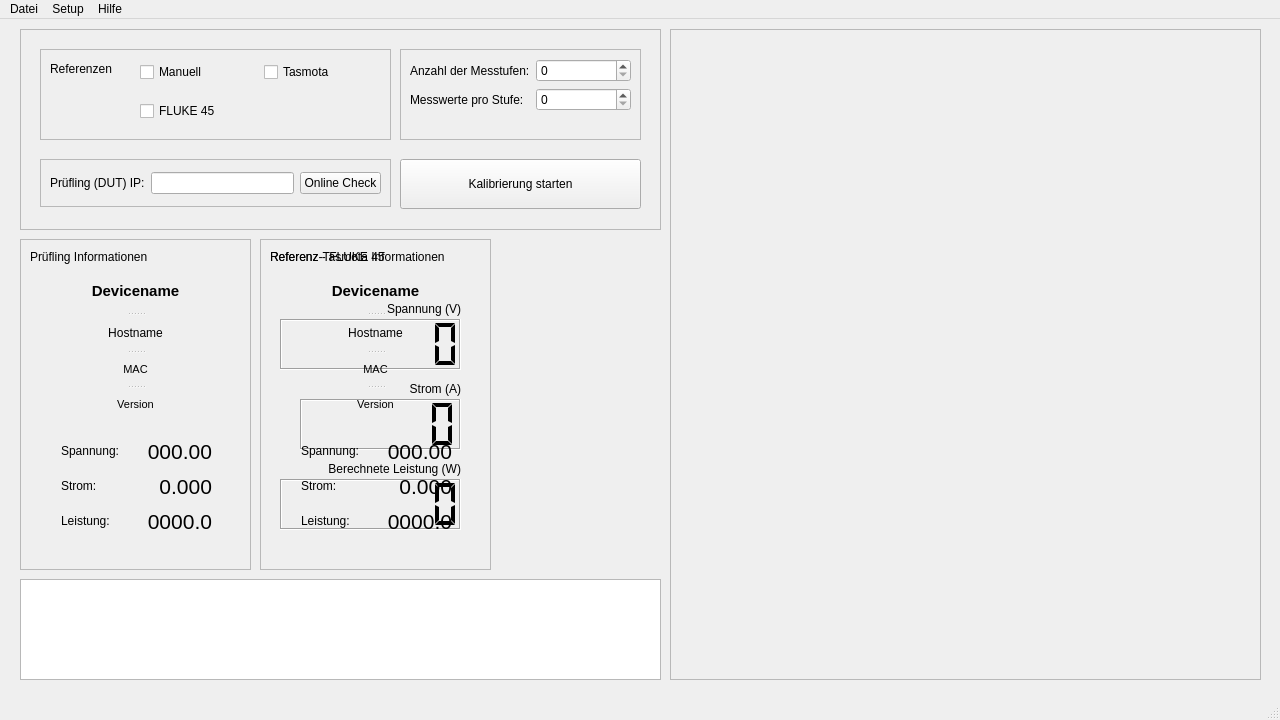
<?xml version="1.0" encoding="UTF-8"?>
<ui version="4.0">
 <class>MainWindow</class>
 <widget class="QMainWindow" name="MainWindow">
  <property name="geometry">
   <rect>
    <x>0</x>
    <y>0</y>
    <width>1280</width>
    <height>720</height>
   </rect>
  </property>
  <property name="windowTitle">
   <string>MainWindow</string>
  </property>
  <widget class="QWidget" name="centralwidget">
   <widget class="QPlainTextEdit" name="log_output">
    <property name="geometry">
     <rect>
      <x>20</x>
      <y>560</y>
      <width>641</width>
      <height>101</height>
     </rect>
    </property>
   </widget>
   <widget class="QFrame" name="frame">
    <property name="geometry">
     <rect>
      <x>20</x>
      <y>10</y>
      <width>641</width>
      <height>201</height>
     </rect>
    </property>
    <property name="frameShape">
     <enum>QFrame::Shape::StyledPanel</enum>
    </property>
    <property name="frameShadow">
     <enum>QFrame::Shadow::Raised</enum>
    </property>
    <widget class="QPushButton" name="btn_start">
     <property name="geometry">
      <rect>
       <x>380</x>
       <y>130</y>
       <width>241</width>
       <height>50</height>
      </rect>
     </property>
     <property name="text">
      <string>Kalibrierung starten</string>
     </property>
    </widget>
    <widget class="QFrame" name="frame_2">
     <property name="geometry">
      <rect>
       <x>20</x>
       <y>20</y>
       <width>351</width>
       <height>91</height>
      </rect>
     </property>
     <property name="frameShape">
      <enum>QFrame::Shape::StyledPanel</enum>
     </property>
     <property name="frameShadow">
      <enum>QFrame::Shadow::Raised</enum>
     </property>
     <widget class="QLabel" name="label">
      <property name="geometry">
       <rect>
        <x>10</x>
        <y>10</y>
        <width>62</width>
        <height>20</height>
       </rect>
      </property>
      <property name="text">
       <string>Referenzen:</string>
      </property>
     </widget>
     <widget class="QWidget" name="layoutWidget">
      <property name="geometry">
       <rect>
        <x>100</x>
        <y>0</y>
        <width>241</width>
        <height>86</height>
       </rect>
      </property>
      <layout class="QGridLayout" name="gridLayout">
       <item row="0" column="1">
        <widget class="QCheckBox" name="check_ref_home">
         <property name="toolTip">
          <string>&lt;html&gt;&lt;head/&gt;&lt;body&gt;&lt;p&gt;&lt;span style=&quot; font-weight:700;&quot;&gt;Referenz: Tasmota-Dose&lt;/span&gt;&lt;/p&gt;&lt;p&gt;Nutzt eine kalibrierte Steckdose als Vergleichsnormal.&lt;br/&gt;&lt;br/&gt;Messaufbau:&lt;br/&gt;Prüfling in die Referenz-Dose stecken. &lt;/p&gt;&lt;p&gt;Hinweis:&lt;br/&gt;Das Programm ermittelt vorab automatisch den Eigenverbrauch &lt;br/&gt;des Prüflings und zieht diesen während der Kalibrierung von den&lt;br/&gt;Referenzwerten ab, um höchste Präzision zu gewährleisten.&lt;/p&gt;&lt;/body&gt;&lt;/html&gt;</string>
         </property>
         <property name="text">
          <string>Tasmota</string>
         </property>
        </widget>
       </item>
       <item row="0" column="0">
        <widget class="QCheckBox" name="check_ref_manual">
         <property name="toolTip">
          <string>&lt;html&gt;&lt;head/&gt;&lt;body&gt;&lt;p&gt;&lt;span style=&quot; font-weight:700;&quot;&gt;Referenz: Tasmota-Dose&lt;/span&gt;&lt;/p&gt;&lt;p&gt;Nutzt eine kalibrierte Steckdose als Vergleichsnormal.&lt;br/&gt;&lt;br/&gt;Messaufbau:&lt;br/&gt;Prüfling in die Referenz-Dose stecken. &lt;/p&gt;&lt;p&gt;Hinweis:&lt;br/&gt;Das Programm ermittelt vorab automatisch den Eigenverbrauch &lt;br/&gt;des Prüflings und zieht diesen während der Kalibrierung von den&lt;br/&gt;Referenzwerten ab, um höchste Präzision zu gewährleisten.&lt;/p&gt;&lt;/body&gt;&lt;/html&gt;</string>
         </property>
         <property name="text">
          <string>Manuell</string>
         </property>
        </widget>
       </item>
       <item row="1" column="0">
        <widget class="QCheckBox" name="check_ref_pro">
         <property name="toolTip">
          <string>&lt;html&gt;&lt;head/&gt;&lt;body&gt;&lt;p&gt;&lt;span style=&quot; font-weight:700;&quot;&gt;Referenz: Fluke 45 (Labor-Modus)&lt;/span&gt;&lt;/p&gt;&lt;p&gt;Nutzt das Fluke 45 Dual-Display Multimeter als hochpräzise Referenz. &lt;/p&gt;&lt;p&gt;Voraussetzungen:&lt;br/&gt;• Verbindung via &lt;span style=&quot; font-weight:700;&quot;&gt;RS232-Schnittstelle&lt;/span&gt; (seriell). &lt;br/&gt;• Das Gerät wird im &lt;span style=&quot; font-weight:700;&quot;&gt;Dual-Modus&lt;/span&gt; betrieben, um Spannung und Strom gleichzeitig zu erfassen. &lt;br/&gt;• Ein spezieller &lt;span style=&quot; font-weight:700;&quot;&gt;Messadapter&lt;/span&gt; zum Abgriff von Strom und Spannung wird benötigt.&lt;/p&gt;&lt;p&gt;&lt;span style=&quot; font-style:italic;&quot;&gt;Die Leistung (Watt) wird softwareseitig aus den Präzisionswerten berechnet.&lt;/span&gt;&lt;/p&gt;&lt;/body&gt;&lt;/html&gt;</string>
         </property>
         <property name="text">
          <string>FLUKE 45</string>
         </property>
        </widget>
       </item>
      </layout>
     </widget>
    </widget>
    <widget class="QFrame" name="frame_3">
     <property name="geometry">
      <rect>
       <x>20</x>
       <y>130</y>
       <width>351</width>
       <height>48</height>
      </rect>
     </property>
     <property name="frameShape">
      <enum>QFrame::Shape::StyledPanel</enum>
     </property>
     <property name="frameShadow">
      <enum>QFrame::Shadow::Raised</enum>
     </property>
     <layout class="QHBoxLayout" name="horizontalLayout_2">
      <item>
       <widget class="QLabel" name="label_2">
        <property name="text">
         <string>Prüfling (DUT) IP:</string>
        </property>
       </widget>
      </item>
      <item>
       <widget class="QLineEdit" name="edit_dut_ip">
        <property name="toolTip">
         <string>&lt;html&gt;&lt;head/&gt;&lt;body&gt;&lt;p&gt;IP-Adresse der zu kalibrierenden Tasmota Steckdose&lt;/p&gt;&lt;/body&gt;&lt;/html&gt;</string>
        </property>
       </widget>
      </item>
      <item>
       <widget class="QPushButton" name="btn_onlinechk">
        <property name="text">
         <string>Online Check</string>
        </property>
       </widget>
      </item>
     </layout>
    </widget>
    <widget class="QFrame" name="frame_4">
     <property name="geometry">
      <rect>
       <x>380</x>
       <y>20</y>
       <width>241</width>
       <height>91</height>
      </rect>
     </property>
     <property name="sizePolicy">
      <sizepolicy hsizetype="Fixed" vsizetype="Fixed">
       <horstretch>0</horstretch>
       <verstretch>0</verstretch>
      </sizepolicy>
     </property>
     <property name="frameShape">
      <enum>QFrame::Shape::StyledPanel</enum>
     </property>
     <property name="frameShadow">
      <enum>QFrame::Shadow::Raised</enum>
     </property>
     <layout class="QFormLayout" name="formLayout">
      <item row="0" column="0">
       <widget class="QLabel" name="label_3">
        <property name="text">
         <string>Anzahl der Messtufen:</string>
        </property>
       </widget>
      </item>
      <item row="0" column="1">
       <widget class="QSpinBox" name="spin_steps">
        <property name="toolTip">
         <string>&lt;html&gt;&lt;head/&gt;&lt;body&gt;&lt;p&gt;&lt;span style=&quot; font-weight:700;&quot;&gt;Anzahl der Laststufen&lt;/span&gt;&lt;/p&gt;&lt;p&gt;Bestimmt die Anzahl der Stützpunkte für die Kalibrierung. &lt;br/&gt;Hinweis:&lt;br/&gt;Werte &amp;gt; 2 erhöhen die Genauigkeit der Berechnung signifikant.&lt;/p&gt;&lt;/body&gt;&lt;/html&gt;</string>
        </property>
       </widget>
      </item>
      <item row="1" column="0">
       <widget class="QLabel" name="label_4">
        <property name="text">
         <string>Messwerte pro Stufe:</string>
        </property>
       </widget>
      </item>
      <item row="1" column="1">
       <widget class="QSpinBox" name="spin_measurements">
        <property name="toolTip">
         <string>&lt;html&gt;&lt;head/&gt;&lt;body&gt;&lt;p&gt;&lt;span style=&quot; font-weight:700;&quot;&gt;Anzahl der Messwerte pro Stufe&lt;/span&gt;&lt;/p&gt;&lt;p&gt;Ermittlung der Messwerte für die Datenaufnahme nach der Stabilisierung. &lt;br/&gt;Hinweis: &lt;br/&gt;Mehr Messwerte (z.B. 15-30) filtern Schwankungen und Rauschen&lt;br/&gt;besser, was zu einer präziseren Korrektur führt.&lt;/p&gt;&lt;/body&gt;&lt;/html&gt;</string>
        </property>
       </widget>
      </item>
     </layout>
    </widget>
   </widget>
   <widget class="QFrame" name="frame_charts">
    <property name="geometry">
     <rect>
      <x>670</x>
      <y>10</y>
      <width>591</width>
      <height>651</height>
     </rect>
    </property>
    <property name="frameShape">
     <enum>QFrame::Shape::StyledPanel</enum>
    </property>
    <property name="frameShadow">
     <enum>QFrame::Shadow::Raised</enum>
    </property>
    <layout class="QVBoxLayout" name="verticalLayout">
     <item>
      <widget class="QWidget" name="chart_volt" native="true"/>
     </item>
     <item>
      <widget class="QWidget" name="chart_amp" native="true"/>
     </item>
     <item>
      <widget class="QWidget" name="chart_watt" native="true"/>
     </item>
    </layout>
   </widget>
   <widget class="QFrame" name="frame_info">
    <property name="enabled">
     <bool>true</bool>
    </property>
    <property name="geometry">
     <rect>
      <x>20</x>
      <y>220</y>
      <width>231</width>
      <height>331</height>
     </rect>
    </property>
    <property name="frameShape">
     <enum>QFrame::Shape::StyledPanel</enum>
    </property>
    <property name="frameShadow">
     <enum>QFrame::Shadow::Raised</enum>
    </property>
    <widget class="QLabel" name="lbl_device_name_2">
     <property name="geometry">
      <rect>
       <x>10</x>
       <y>10</y>
       <width>211</width>
       <height>16</height>
      </rect>
     </property>
     <property name="text">
      <string>Prüfling Informationen</string>
     </property>
    </widget>
    <widget class="QSplitter" name="split_info">
     <property name="enabled">
      <bool>true</bool>
     </property>
     <property name="geometry">
      <rect>
       <x>40</x>
       <y>30</y>
       <width>151</width>
       <height>151</height>
      </rect>
     </property>
     <property name="orientation">
      <enum>Qt::Orientation::Vertical</enum>
     </property>
     <widget class="QLabel" name="lbl_name">
      <property name="font">
       <font>
        <pointsize>11</pointsize>
        <bold>true</bold>
       </font>
      </property>
      <property name="text">
       <string>Devicename</string>
      </property>
      <property name="alignment">
       <set>Qt::AlignmentFlag::AlignCenter</set>
      </property>
     </widget>
     <widget class="QLabel" name="lbl_host">
      <property name="text">
       <string>Hostname</string>
      </property>
      <property name="alignment">
       <set>Qt::AlignmentFlag::AlignCenter</set>
      </property>
     </widget>
     <widget class="QLabel" name="lbl_mac">
      <property name="enabled">
       <bool>true</bool>
      </property>
      <property name="font">
       <font>
        <pointsize>8</pointsize>
       </font>
      </property>
      <property name="text">
       <string>MAC</string>
      </property>
      <property name="alignment">
       <set>Qt::AlignmentFlag::AlignCenter</set>
      </property>
     </widget>
     <widget class="QLabel" name="lbl_version">
      <property name="font">
       <font>
        <pointsize>8</pointsize>
       </font>
      </property>
      <property name="text">
       <string>Version</string>
      </property>
      <property name="alignment">
       <set>Qt::AlignmentFlag::AlignCenter</set>
      </property>
     </widget>
    </widget>
    <widget class="QWidget" name="layoutWidget">
     <property name="geometry">
      <rect>
       <x>41</x>
       <y>200</y>
       <width>151</width>
       <height>121</height>
      </rect>
     </property>
     <layout class="QFormLayout" name="formLayout_2">
      <property name="verticalSpacing">
       <number>10</number>
      </property>
      <item row="0" column="0">
       <widget class="QLabel" name="label_8">
        <property name="text">
         <string>Spannung:</string>
        </property>
       </widget>
      </item>
      <item row="0" column="1">
       <widget class="QLabel" name="lbl_v_dut">
        <property name="font">
         <font>
          <pointsize>16</pointsize>
          <bold>false</bold>
         </font>
        </property>
        <property name="text">
         <string>000.00</string>
        </property>
        <property name="scaledContents">
         <bool>false</bool>
        </property>
        <property name="alignment">
         <set>Qt::AlignmentFlag::AlignRight|Qt::AlignmentFlag::AlignTop|Qt::AlignmentFlag::AlignTrailing</set>
        </property>
       </widget>
      </item>
      <item row="1" column="0">
       <widget class="QLabel" name="label_10">
        <property name="text">
         <string>Strom:</string>
        </property>
       </widget>
      </item>
      <item row="1" column="1">
       <widget class="QLabel" name="lbl_a_dut">
        <property name="font">
         <font>
          <pointsize>16</pointsize>
          <bold>false</bold>
         </font>
        </property>
        <property name="text">
         <string>0.000</string>
        </property>
        <property name="scaledContents">
         <bool>false</bool>
        </property>
        <property name="alignment">
         <set>Qt::AlignmentFlag::AlignRight|Qt::AlignmentFlag::AlignTop|Qt::AlignmentFlag::AlignTrailing</set>
        </property>
       </widget>
      </item>
      <item row="2" column="0">
       <widget class="QLabel" name="label_9">
        <property name="text">
         <string>Leistung:</string>
        </property>
       </widget>
      </item>
      <item row="2" column="1">
       <widget class="QLabel" name="lbl_w_dut">
        <property name="font">
         <font>
          <pointsize>16</pointsize>
          <bold>false</bold>
         </font>
        </property>
        <property name="text">
         <string>0000.0</string>
        </property>
        <property name="scaledContents">
         <bool>false</bool>
        </property>
        <property name="alignment">
         <set>Qt::AlignmentFlag::AlignRight|Qt::AlignmentFlag::AlignTop|Qt::AlignmentFlag::AlignTrailing</set>
        </property>
       </widget>
      </item>
     </layout>
    </widget>
   </widget>
   <widget class="QFrame" name="frame_fluke">
    <property name="geometry">
     <rect>
      <x>260</x>
      <y>220</y>
      <width>231</width>
      <height>331</height>
     </rect>
    </property>
    <property name="frameShape">
     <enum>QFrame::Shape::StyledPanel</enum>
    </property>
    <property name="frameShadow">
     <enum>QFrame::Shadow::Raised</enum>
    </property>
    <widget class="QLabel" name="label_7">
     <property name="geometry">
      <rect>
       <x>30</x>
       <y>220</y>
       <width>171</width>
       <height>20</height>
      </rect>
     </property>
     <property name="text">
      <string>Berechnete Leistung (W)</string>
     </property>
     <property name="textFormat">
      <enum>Qt::TextFormat::AutoText</enum>
     </property>
     <property name="alignment">
      <set>Qt::AlignmentFlag::AlignRight|Qt::AlignmentFlag::AlignTrailing|Qt::AlignmentFlag::AlignVCenter</set>
     </property>
    </widget>
    <widget class="QLCDNumber" name="lcd_watt">
     <property name="geometry">
      <rect>
       <x>20</x>
       <y>240</y>
       <width>181</width>
       <height>51</height>
      </rect>
     </property>
     <property name="frameShape">
      <enum>QFrame::Shape::Box</enum>
     </property>
     <property name="frameShadow">
      <enum>QFrame::Shadow::Sunken</enum>
     </property>
     <property name="digitCount">
      <number>7</number>
     </property>
     <property name="segmentStyle">
      <enum>QLCDNumber::SegmentStyle::Flat</enum>
     </property>
    </widget>
    <widget class="QLCDNumber" name="lcd_volt">
     <property name="geometry">
      <rect>
       <x>20</x>
       <y>80</y>
       <width>181</width>
       <height>51</height>
      </rect>
     </property>
     <property name="frameShape">
      <enum>QFrame::Shape::Box</enum>
     </property>
     <property name="frameShadow">
      <enum>QFrame::Shadow::Sunken</enum>
     </property>
     <property name="digitCount">
      <number>7</number>
     </property>
     <property name="segmentStyle">
      <enum>QLCDNumber::SegmentStyle::Flat</enum>
     </property>
    </widget>
    <widget class="QLabel" name="label_6">
     <property name="geometry">
      <rect>
       <x>40</x>
       <y>140</y>
       <width>161</width>
       <height>20</height>
      </rect>
     </property>
     <property name="text">
      <string>Strom (A)</string>
     </property>
     <property name="alignment">
      <set>Qt::AlignmentFlag::AlignRight|Qt::AlignmentFlag::AlignTrailing|Qt::AlignmentFlag::AlignVCenter</set>
     </property>
    </widget>
    <widget class="QLCDNumber" name="lcd_amp">
     <property name="geometry">
      <rect>
       <x>40</x>
       <y>160</y>
       <width>161</width>
       <height>51</height>
      </rect>
     </property>
     <property name="frameShape">
      <enum>QFrame::Shape::Box</enum>
     </property>
     <property name="frameShadow">
      <enum>QFrame::Shadow::Sunken</enum>
     </property>
     <property name="digitCount">
      <number>6</number>
     </property>
     <property name="segmentStyle">
      <enum>QLCDNumber::SegmentStyle::Flat</enum>
     </property>
    </widget>
    <widget class="QLabel" name="label_5">
     <property name="geometry">
      <rect>
       <x>30</x>
       <y>60</y>
       <width>171</width>
       <height>20</height>
      </rect>
     </property>
     <property name="text">
      <string>Spannung (V)</string>
     </property>
     <property name="alignment">
      <set>Qt::AlignmentFlag::AlignRight|Qt::AlignmentFlag::AlignTrailing|Qt::AlignmentFlag::AlignVCenter</set>
     </property>
    </widget>
    <widget class="QLabel" name="lbl_device_name_3">
     <property name="geometry">
      <rect>
       <x>10</x>
       <y>10</y>
       <width>211</width>
       <height>16</height>
      </rect>
     </property>
     <property name="text">
      <string>Referenz - FLUKE 45</string>
     </property>
    </widget>
   </widget>
   <widget class="QFrame" name="frame_tasref">
    <property name="enabled">
     <bool>true</bool>
    </property>
    <property name="geometry">
     <rect>
      <x>260</x>
      <y>220</y>
      <width>231</width>
      <height>331</height>
     </rect>
    </property>
    <property name="frameShape">
     <enum>QFrame::Shape::StyledPanel</enum>
    </property>
    <property name="frameShadow">
     <enum>QFrame::Shadow::Raised</enum>
    </property>
    <widget class="QLabel" name="lbl_device_name_4">
     <property name="geometry">
      <rect>
       <x>10</x>
       <y>10</y>
       <width>211</width>
       <height>16</height>
      </rect>
     </property>
     <property name="text">
      <string>Referenz-Tasmota Informationen</string>
     </property>
    </widget>
    <widget class="QSplitter" name="split_info_2">
     <property name="enabled">
      <bool>true</bool>
     </property>
     <property name="geometry">
      <rect>
       <x>40</x>
       <y>30</y>
       <width>151</width>
       <height>151</height>
      </rect>
     </property>
     <property name="orientation">
      <enum>Qt::Orientation::Vertical</enum>
     </property>
     <widget class="QLabel" name="lbl_name_ref">
      <property name="font">
       <font>
        <pointsize>11</pointsize>
        <bold>true</bold>
       </font>
      </property>
      <property name="text">
       <string>Devicename</string>
      </property>
      <property name="alignment">
       <set>Qt::AlignmentFlag::AlignCenter</set>
      </property>
     </widget>
     <widget class="QLabel" name="lbl_host_ref">
      <property name="text">
       <string>Hostname</string>
      </property>
      <property name="alignment">
       <set>Qt::AlignmentFlag::AlignCenter</set>
      </property>
     </widget>
     <widget class="QLabel" name="lbl_mac_ref">
      <property name="enabled">
       <bool>true</bool>
      </property>
      <property name="font">
       <font>
        <pointsize>8</pointsize>
       </font>
      </property>
      <property name="text">
       <string>MAC</string>
      </property>
      <property name="alignment">
       <set>Qt::AlignmentFlag::AlignCenter</set>
      </property>
     </widget>
     <widget class="QLabel" name="lbl_version_ref">
      <property name="font">
       <font>
        <pointsize>8</pointsize>
       </font>
      </property>
      <property name="text">
       <string>Version</string>
      </property>
      <property name="alignment">
       <set>Qt::AlignmentFlag::AlignCenter</set>
      </property>
     </widget>
    </widget>
    <widget class="QWidget" name="layoutWidget_2">
     <property name="geometry">
      <rect>
       <x>41</x>
       <y>200</y>
       <width>151</width>
       <height>121</height>
      </rect>
     </property>
     <layout class="QFormLayout" name="formLayout_3">
      <property name="verticalSpacing">
       <number>10</number>
      </property>
      <item row="0" column="0">
       <widget class="QLabel" name="label_11">
        <property name="text">
         <string>Spannung:</string>
        </property>
       </widget>
      </item>
      <item row="0" column="1">
       <widget class="QLabel" name="lbl_v_ref">
        <property name="font">
         <font>
          <pointsize>16</pointsize>
          <bold>false</bold>
         </font>
        </property>
        <property name="text">
         <string>000.00</string>
        </property>
        <property name="scaledContents">
         <bool>false</bool>
        </property>
        <property name="alignment">
         <set>Qt::AlignmentFlag::AlignRight|Qt::AlignmentFlag::AlignTop|Qt::AlignmentFlag::AlignTrailing</set>
        </property>
       </widget>
      </item>
      <item row="1" column="0">
       <widget class="QLabel" name="label_12">
        <property name="text">
         <string>Strom:</string>
        </property>
       </widget>
      </item>
      <item row="1" column="1">
       <widget class="QLabel" name="lbl_a_ref">
        <property name="font">
         <font>
          <pointsize>16</pointsize>
          <bold>false</bold>
         </font>
        </property>
        <property name="text">
         <string>0.000</string>
        </property>
        <property name="scaledContents">
         <bool>false</bool>
        </property>
        <property name="alignment">
         <set>Qt::AlignmentFlag::AlignRight|Qt::AlignmentFlag::AlignTop|Qt::AlignmentFlag::AlignTrailing</set>
        </property>
       </widget>
      </item>
      <item row="2" column="0">
       <widget class="QLabel" name="label_13">
        <property name="text">
         <string>Leistung:</string>
        </property>
       </widget>
      </item>
      <item row="2" column="1">
       <widget class="QLabel" name="lbl_w_ref">
        <property name="font">
         <font>
          <pointsize>16</pointsize>
          <bold>false</bold>
         </font>
        </property>
        <property name="text">
         <string>0000.0</string>
        </property>
        <property name="scaledContents">
         <bool>false</bool>
        </property>
        <property name="alignment">
         <set>Qt::AlignmentFlag::AlignRight|Qt::AlignmentFlag::AlignTop|Qt::AlignmentFlag::AlignTrailing</set>
        </property>
       </widget>
      </item>
     </layout>
    </widget>
   </widget>
   <zorder>frame_fluke</zorder>
   <zorder>frame_tasref</zorder>
   <zorder>log_output</zorder>
   <zorder>frame</zorder>
   <zorder>frame_charts</zorder>
   <zorder>frame_info</zorder>
  </widget>
  <widget class="QMenuBar" name="menubar">
   <property name="geometry">
    <rect>
     <x>0</x>
     <y>0</y>
     <width>1280</width>
     <height>33</height>
    </rect>
   </property>
   <widget class="QMenu" name="menuSetup">
    <property name="title">
     <string>Setup</string>
    </property>
    <addaction name="action_setup_fluke"/>
    <addaction name="action_setup_tasmota"/>
    <addaction name="action_setup_general"/>
   </widget>
   <widget class="QMenu" name="menuDatei">
    <property name="title">
     <string>Datei</string>
    </property>
    <addaction name="action_save_log"/>
    <addaction name="action_open_report_dir"/>
    <addaction name="separator"/>
    <addaction name="action_exit_program"/>
   </widget>
   <widget class="QMenu" name="menuHilfe">
    <property name="title">
     <string>Hilfe</string>
    </property>
    <addaction name="action_guide"/>
    <addaction name="separator"/>
    <addaction name="action_show_license"/>
    <addaction name="separator"/>
   </widget>
   <addaction name="menuDatei"/>
   <addaction name="menuSetup"/>
   <addaction name="menuHilfe"/>
  </widget>
  <widget class="QStatusBar" name="statusbar"/>
  <action name="action_setup_fluke">
   <property name="text">
    <string>Ref. Fluke 45</string>
   </property>
  </action>
  <action name="action_setup_tasmota">
   <property name="text">
    <string>Ref. Tasmota</string>
   </property>
  </action>
  <action name="action_setup_general">
   <property name="text">
    <string>Allgemein</string>
   </property>
  </action>
  <action name="actionLog_Sichern">
   <property name="text">
    <string>Log Sichern</string>
   </property>
  </action>
  <action name="action_save_log">
   <property name="text">
    <string>Log Sichern...</string>
   </property>
  </action>
  <action name="action_exit">
   <property name="text">
    <string>Programm beenden</string>
   </property>
  </action>
  <action name="action_open_report_dir">
   <property name="text">
    <string>Reportverzeichnis öffnen</string>
   </property>
  </action>
  <action name="action_exit_program">
   <property name="text">
    <string>Programm beenden</string>
   </property>
  </action>
  <action name="action_show_license">
   <property name="text">
    <string>Lizenz</string>
   </property>
  </action>
  <action name="action_toggle_dark_mode">
   <property name="text">
    <string>Dark Mode</string>
   </property>
  </action>
  <action name="action_guide">
   <property name="text">
    <string>Anleitung</string>
   </property>
  </action>
 </widget>
 <resources/>
 <connections/>
</ui>
